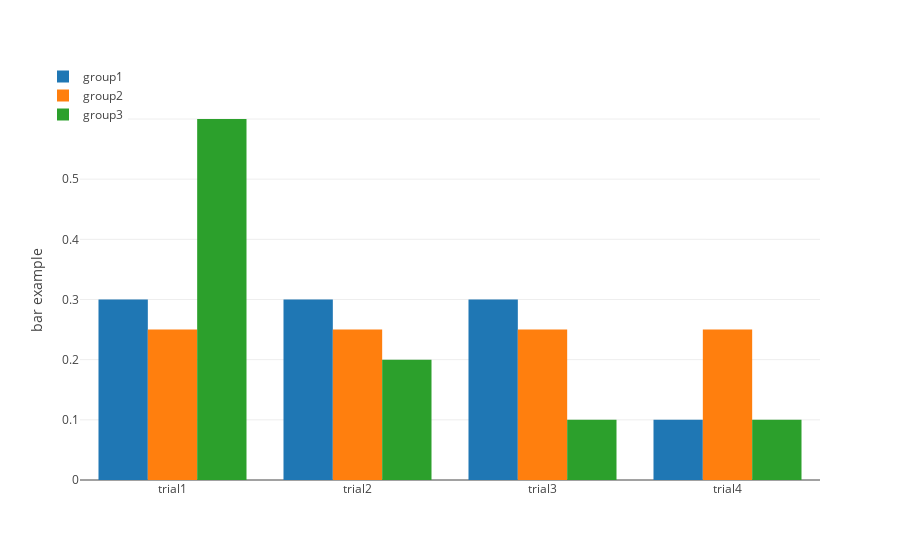

Notebook code for this chart:
### Markdown cell above
## Grouped Bar Plot

### Code cell
from plotly import __version__
from plotly.offline import download_plotlyjs, init_notebook_mode, plot, iplot
init_notebook_mode(connected=True)

from rl_pipeline.visualization.viz_utils import Viz
from config import CONFIG

data_list = [[0.3,0.3,0.3,0.1], [0.25,0.25,0.25,0.25], [0.6, 0.2, 0.1, 0.1]]
x_label = ["trial1","trial2","trial3","trial4"]
group_names = ["group1","group2","group3"]

viz = Viz()
data, layout, fig = viz.plotly_bar(data_list, x_label, group_names, title="bar example")

iplot(fig)

### Figure 1 — Plotly figure (JSON) as saved in the notebook; plotly's stock layout.template omitted (floating-point values rounded to 4 significant figures)
{"data": [{"name": "group1", "type": "bar", "x": ["trial1", "trial2", "trial3", "trial4"], "y": [0.3, 0.3, 0.3, 0.1]}, {"name": "group2", "type": "bar", "x": ["trial1", "trial2", "trial3", "trial4"], "y": [0.25, 0.25, 0.25, 0.25]}, {"name": "group3", "type": "bar", "x": ["trial1", "trial2", "trial3", "trial4"], "y": [0.6, 0.2, 0.1, 0.1]}], "layout": {"barmode": "group", "legend": {"x": -0.05, "y": 1.1}, "yaxis": {"title": "bar example"}}}
